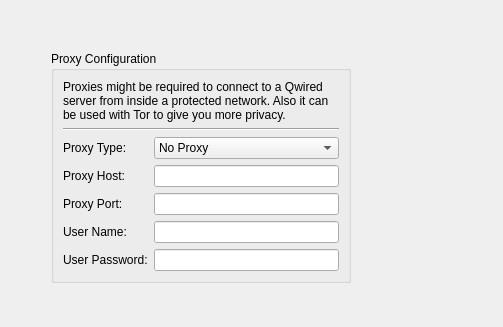
     <widget class="QWidget" name="tab">
      <attribute name="title">
       <string>Proxies</string>
      </attribute>
      <layout class="QGridLayout" name="gridLayout_2">
       <item row="1" column="1">
        <widget class="QGroupBox" name="groupBox">
         <property name="minimumSize">
          <size>
           <width>300</width>
           <height>0</height>
          </size>
         </property>
         <property name="title">
          <string>Proxy Configuration</string>
         </property>
         <layout class="QGridLayout" name="gridLayout">
          <item row="2" column="0">
           <widget class="QLabel" name="label_37">
            <property name="text">
             <string>Proxy Type:</string>
            </property>
           </widget>
          </item>
          <item row="3" column="0">
           <widget class="QLabel" name="label_38">
            <property name="text">
             <string>Proxy Host:</string>
            </property>
           </widget>
          </item>
          <item row="3" column="1">
           <widget class="QLineEdit" name="proxyHost"/>
          </item>
          <item row="4" column="0">
           <widget class="QLabel" name="label_39">
            <property name="text">
             <string>Proxy Port:</string>
            </property>
           </widget>
          </item>
          <item row="4" column="1">
           <widget class="QLineEdit" name="proxyPort"/>
          </item>
          <item row="5" column="0">
           <widget class="QLabel" name="label_40">
            <property name="text">
             <string>User Name:</string>
            </property>
           </widget>
          </item>
          <item row="5" column="1">
           <widget class="QLineEdit" name="proxyLogin"/>
          </item>
          <item row="6" column="0">
           <widget class="QLabel" name="label_41">
            <property name="text">
             <string>User Password:</string>
            </property>
           </widget>
          </item>
          <item row="6" column="1">
           <widget class="QLineEdit" name="proxyPassword"/>
          </item>
          <item row="2" column="1">
           <widget class="QComboBox" name="proxyType">
            <item>
             <property name="text">
              <string extracomment="please do not translate &quot;proxy&quot;">No Proxy</string>
             </property>
            </item>
            <item>
             <property name="text">
              <string notr="true">SOCKS5 Proxy</string>
             </property>
            </item>
            <item>
             <property name="text">
              <string notr="true">HTTP Proxy</string>
             </property>
            </item>
           </widget>
          </item>
          <item row="0" column="0" colspan="2">
           <widget class="QLabel" name="label_42">
            <property name="text">
             <string>Proxies might be required to connect to a Qwired server from inside a protected network. Also it can be used with Tor to give you more privacy.</string>
            </property>
            <property name="wordWrap">
             <bool>true</bool>
            </property>
           </widget>
          </item>
          <item row="1" column="0" colspan="2">
           <widget class="Line" name="line">
            <property name="orientation">
             <enum>Qt::Horizontal</enum>
            </property>
           </widget>
          </item>
         </layout>
        </widget>
       </item>
       <item row="1" column="2">
        <spacer name="horizontalSpacer">
         <property name="orientation">
          <enum>Qt::Horizontal</enum>
         </property>
         <property name="sizeHint" stdset="0">
          <size>
           <width>141</width>
           <height>232</height>
          </size>
         </property>
        </spacer>
       </item>
       <item row="2" column="1">
        <spacer name="verticalSpacer">
         <property name="orientation">
          <enum>Qt::Vertical</enum>
         </property>
         <property name="sizeHint" stdset="0">
          <size>
           <width>297</width>
           <height>33</height>
          </size>
         </property>
        </spacer>
       </item>
       <item row="0" column="1">
        <spacer name="verticalSpacer_2">
         <property name="orientation">
          <enum>Qt::Vertical</enum>
         </property>
         <property name="sizeHint" stdset="0">
          <size>
           <width>20</width>
           <height>40</height>
          </size>
         </property>
        </spacer>
       </item>
       <item row="1" column="0">
        <spacer name="horizontalSpacer_2">
         <property name="orientation">
          <enum>Qt::Horizontal</enum>
         </property>
         <property name="sizeHint" stdset="0">
          <size>
           <width>40</width>
           <height>20</height>
          </size>
         </property>
        </spacer>
       </item>
      </layout>
     </widget>
